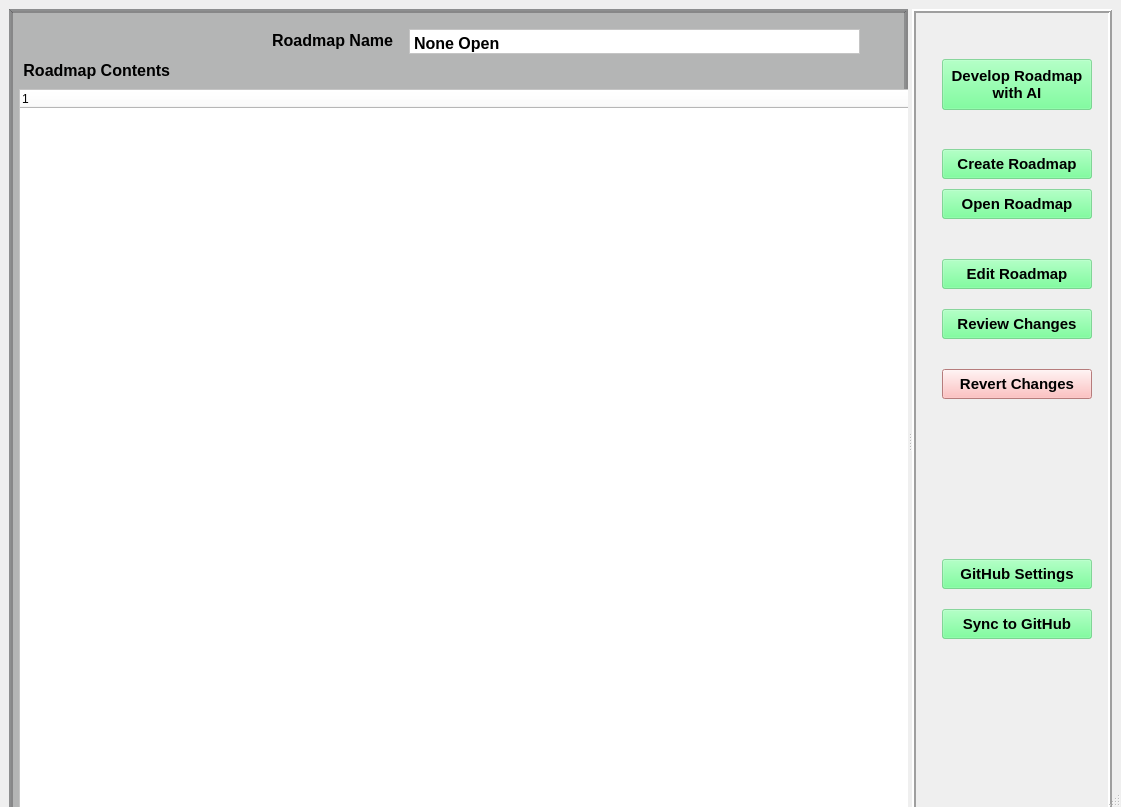
<?xml version="1.0" encoding="UTF-8"?>
<ui version="4.0">
 <class>MainWindow</class>
 <widget class="QMainWindow" name="MainWindow">
  <property name="geometry">
   <rect>
    <x>0</x>
    <y>0</y>
    <width>1121</width>
    <height>807</height>
   </rect>
  </property>
  <property name="minimumSize">
   <size>
    <width>0</width>
    <height>800</height>
   </size>
  </property>
  <property name="maximumSize">
   <size>
    <width>16777215</width>
    <height>16777215</height>
   </size>
  </property>
  <property name="font">
   <font>
    <pointsize>13</pointsize>
   </font>
  </property>
  <property name="focusPolicy">
   <enum>Qt::FocusPolicy::NoFocus</enum>
  </property>
  <property name="windowTitle">
   <string>MainWindow</string>
  </property>
  <property name="layoutDirection">
   <enum>Qt::LayoutDirection::LeftToRight</enum>
  </property>
  <widget class="QWidget" name="centralwidget">
   <property name="minimumSize">
    <size>
     <width>0</width>
     <height>882</height>
    </size>
   </property>
   <property name="sizeIncrement">
    <size>
     <width>0</width>
     <height>0</height>
    </size>
   </property>
   <property name="baseSize">
    <size>
     <width>1000</width>
     <height>1000</height>
    </size>
   </property>
   <layout class="QVBoxLayout" name="verticalLayout">
    <item>
     <widget class="QSplitter" name="splitter">
      <property name="minimumSize">
       <size>
        <width>1000</width>
        <height>800</height>
       </size>
      </property>
      <property name="lineWidth">
       <number>8</number>
      </property>
      <property name="orientation">
       <enum>Qt::Orientation::Horizontal</enum>
      </property>
      <widget class="QFrame" name="Preview">
       <property name="minimumSize">
        <size>
         <width>850</width>
         <height>800</height>
        </size>
       </property>
       <property name="maximumSize">
        <size>
         <width>16777215</width>
         <height>1000</height>
        </size>
       </property>
       <property name="cursor">
        <cursorShape>ArrowCursor</cursorShape>
       </property>
       <property name="contextMenuPolicy">
        <enum>Qt::ContextMenuPolicy::ActionsContextMenu</enum>
       </property>
       <property name="styleSheet">
        <string notr="true">background-color: rgba(43, 45, 48, 77);</string>
       </property>
       <property name="frameShape">
        <enum>QFrame::Shape::Box</enum>
       </property>
       <property name="frameShadow">
        <enum>QFrame::Shadow::Raised</enum>
       </property>
       <property name="lineWidth">
        <number>2</number>
       </property>
       <property name="midLineWidth">
        <number>0</number>
       </property>
       <widget class="QTreeWidget" name="roadmap_Tree">
        <property name="geometry">
         <rect>
          <x>10</x>
          <y>80</y>
          <width>949</width>
          <height>771</height>
         </rect>
        </property>
        <property name="baseSize">
         <size>
          <width>1000</width>
          <height>900</height>
         </size>
        </property>
        <property name="font">
         <font>
          <pointsize>13</pointsize>
          <strikeout>false</strikeout>
         </font>
        </property>
        <property name="styleSheet">
         <string notr="true">background-color: rgb(255, 255, 255);</string>
        </property>
        <column>
         <property name="text">
          <string/>
         </property>
        </column>
       </widget>
       <widget class="QTextEdit" name="textEdit">
        <property name="geometry">
         <rect>
          <x>400</x>
          <y>20</y>
          <width>451</width>
          <height>25</height>
         </rect>
        </property>
        <property name="minimumSize">
         <size>
          <width>200</width>
          <height>0</height>
         </size>
        </property>
        <property name="maximumSize">
         <size>
          <width>701</width>
          <height>25</height>
         </size>
        </property>
        <property name="font">
         <font>
          <pointsize>12</pointsize>
          <bold>true</bold>
         </font>
        </property>
        <property name="cursor" stdset="0">
         <cursorShape>ArrowCursor</cursorShape>
        </property>
        <property name="autoFillBackground">
         <bool>false</bool>
        </property>
        <property name="styleSheet">
         <string notr="true">background-color: rgb(255, 255, 255);</string>
        </property>
        <property name="verticalScrollBarPolicy">
         <enum>Qt::ScrollBarPolicy::ScrollBarAlwaysOff</enum>
        </property>
        <property name="html">
         <string>&lt;!DOCTYPE HTML PUBLIC &quot;-//W3C//DTD HTML 4.0//EN&quot; &quot;http://www.w3.org/TR/REC-html40/strict.dtd&quot;&gt;
&lt;html&gt;&lt;head&gt;&lt;meta name=&quot;qrichtext&quot; content=&quot;1&quot; /&gt;&lt;meta charset=&quot;utf-8&quot; /&gt;&lt;style type=&quot;text/css&quot;&gt;
p, li { white-space: pre-wrap; }
hr { height: 1px; border-width: 0; }
li.unchecked::marker { content: &quot;\2610&quot;; }
li.checked::marker { content: &quot;\2612&quot;; }
&lt;/style&gt;&lt;/head&gt;&lt;body style=&quot; font-family:'Segoe UI'; font-size:12pt; font-weight:700; font-style:normal;&quot;&gt;
&lt;p style=&quot; margin-top:0px; margin-bottom:0px; margin-left:0px; margin-right:0px; -qt-block-indent:0; text-indent:0px;&quot;&gt;None Open&lt;/p&gt;&lt;/body&gt;&lt;/html&gt;</string>
        </property>
        <property name="cursorWidth">
         <number>0</number>
        </property>
        <property name="placeholderText">
         <string>None Open</string>
        </property>
       </widget>
       <widget class="QLabel" name="label">
        <property name="geometry">
         <rect>
          <x>260</x>
          <y>20</y>
          <width>124</width>
          <height>23</height>
         </rect>
        </property>
        <property name="font">
         <font>
          <pointsize>12</pointsize>
          <bold>true</bold>
         </font>
        </property>
        <property name="autoFillBackground">
         <bool>false</bool>
        </property>
        <property name="styleSheet">
         <string notr="true">background-color: rgba(255, 255, 255, 0);</string>
        </property>
        <property name="text">
         <string>Roadmap Name</string>
        </property>
        <property name="alignment">
         <set>Qt::AlignmentFlag::AlignRight|Qt::AlignmentFlag::AlignTrailing|Qt::AlignmentFlag::AlignVCenter</set>
        </property>
       </widget>
       <widget class="QLabel" name="label_2">
        <property name="geometry">
         <rect>
          <x>10</x>
          <y>50</y>
          <width>151</width>
          <height>23</height>
         </rect>
        </property>
        <property name="font">
         <font>
          <pointsize>12</pointsize>
          <bold>true</bold>
         </font>
        </property>
        <property name="autoFillBackground">
         <bool>false</bool>
        </property>
        <property name="styleSheet">
         <string notr="true">background-color: rgba(255, 255, 255, 0);</string>
        </property>
        <property name="text">
         <string>Roadmap Contents</string>
        </property>
        <property name="alignment">
         <set>Qt::AlignmentFlag::AlignRight|Qt::AlignmentFlag::AlignTrailing|Qt::AlignmentFlag::AlignVCenter</set>
        </property>
       </widget>
       <zorder>roadmap_Tree</zorder>
       <zorder>label</zorder>
       <zorder>label_2</zorder>
       <zorder>textEdit</zorder>
      </widget>
      <widget class="QFrame" name="Navigation">
       <property name="minimumSize">
        <size>
         <width>200</width>
         <height>840</height>
        </size>
       </property>
       <property name="maximumSize">
        <size>
         <width>200</width>
         <height>16777215</height>
        </size>
       </property>
       <property name="contextMenuPolicy">
        <enum>Qt::ContextMenuPolicy::ActionsContextMenu</enum>
       </property>
       <property name="styleSheet">
        <string notr="true"/>
       </property>
       <property name="frameShape">
        <enum>QFrame::Shape::Box</enum>
       </property>
       <property name="frameShadow">
        <enum>QFrame::Shadow::Raised</enum>
       </property>
       <property name="lineWidth">
        <number>2</number>
       </property>
       <widget class="QPushButton" name="Open_Roadmap">
        <property name="geometry">
         <rect>
          <x>30</x>
          <y>180</y>
          <width>150</width>
          <height>30</height>
         </rect>
        </property>
        <property name="minimumSize">
         <size>
          <width>133</width>
          <height>0</height>
         </size>
        </property>
        <property name="maximumSize">
         <size>
          <width>155</width>
          <height>16777215</height>
         </size>
        </property>
        <property name="font">
         <font>
          <pointsize>11</pointsize>
          <bold>true</bold>
         </font>
        </property>
        <property name="layoutDirection">
         <enum>Qt::LayoutDirection::LeftToRight</enum>
        </property>
        <property name="autoFillBackground">
         <bool>false</bool>
        </property>
        <property name="styleSheet">
         <string notr="true">background-color: rgba(89, 255, 131, 128);</string>
        </property>
        <property name="text">
         <string>Open Roadmap</string>
        </property>
       </widget>
       <widget class="QPushButton" name="New_Roadmap">
        <property name="geometry">
         <rect>
          <x>30</x>
          <y>140</y>
          <width>150</width>
          <height>30</height>
         </rect>
        </property>
        <property name="minimumSize">
         <size>
          <width>91</width>
          <height>0</height>
         </size>
        </property>
        <property name="maximumSize">
         <size>
          <width>1600</width>
          <height>16777215</height>
         </size>
        </property>
        <property name="font">
         <font>
          <pointsize>11</pointsize>
          <bold>true</bold>
         </font>
        </property>
        <property name="layoutDirection">
         <enum>Qt::LayoutDirection::LeftToRight</enum>
        </property>
        <property name="autoFillBackground">
         <bool>false</bool>
        </property>
        <property name="styleSheet">
         <string notr="true">background-color: rgba(89, 255, 131, 128);</string>
        </property>
        <property name="text">
         <string>Create Roadmap</string>
        </property>
       </widget>
       <widget class="QPushButton" name="edit_roadmap_button">
        <property name="geometry">
         <rect>
          <x>30</x>
          <y>250</y>
          <width>150</width>
          <height>30</height>
         </rect>
        </property>
        <property name="minimumSize">
         <size>
          <width>133</width>
          <height>0</height>
         </size>
        </property>
        <property name="maximumSize">
         <size>
          <width>155</width>
          <height>16777215</height>
         </size>
        </property>
        <property name="font">
         <font>
          <pointsize>11</pointsize>
          <bold>true</bold>
         </font>
        </property>
        <property name="layoutDirection">
         <enum>Qt::LayoutDirection::LeftToRight</enum>
        </property>
        <property name="autoFillBackground">
         <bool>false</bool>
        </property>
        <property name="styleSheet">
         <string notr="true">background-color: rgba(89, 255, 131, 128);</string>
        </property>
        <property name="text">
         <string>Edit Roadmap</string>
        </property>
       </widget>
       <widget class="QPushButton" name="review_button">
        <property name="geometry">
         <rect>
          <x>30</x>
          <y>300</y>
          <width>150</width>
          <height>30</height>
         </rect>
        </property>
        <property name="minimumSize">
         <size>
          <width>133</width>
          <height>0</height>
         </size>
        </property>
        <property name="maximumSize">
         <size>
          <width>155</width>
          <height>16777215</height>
         </size>
        </property>
        <property name="font">
         <font>
          <pointsize>11</pointsize>
          <bold>true</bold>
         </font>
        </property>
        <property name="layoutDirection">
         <enum>Qt::LayoutDirection::LeftToRight</enum>
        </property>
        <property name="autoFillBackground">
         <bool>false</bool>
        </property>
        <property name="styleSheet">
         <string notr="true">background-color: rgba(89, 255, 131, 128);</string>
        </property>
        <property name="text">
         <string>Review Changes</string>
        </property>
       </widget>
       <widget class="QPushButton" name="cancel_button">
        <property name="geometry">
         <rect>
          <x>30</x>
          <y>360</y>
          <width>150</width>
          <height>30</height>
         </rect>
        </property>
        <property name="minimumSize">
         <size>
          <width>133</width>
          <height>0</height>
         </size>
        </property>
        <property name="maximumSize">
         <size>
          <width>155</width>
          <height>16777215</height>
         </size>
        </property>
        <property name="font">
         <font>
          <pointsize>11</pointsize>
          <bold>true</bold>
         </font>
        </property>
        <property name="layoutDirection">
         <enum>Qt::LayoutDirection::LeftToRight</enum>
        </property>
        <property name="autoFillBackground">
         <bool>false</bool>
        </property>
        <property name="styleSheet">
         <string notr="true">background-color: rgba(89, 255, 131, 128);
background-color: rgb(255, 174, 174);</string>
        </property>
        <property name="text">
         <string>Revert Changes</string>
        </property>
       </widget>
       <widget class="QPushButton" name="sync_to_github_button">
        <property name="geometry">
         <rect>
          <x>30</x>
          <y>600</y>
          <width>150</width>
          <height>30</height>
         </rect>
        </property>
        <property name="minimumSize">
         <size>
          <width>133</width>
          <height>0</height>
         </size>
        </property>
        <property name="maximumSize">
         <size>
          <width>155</width>
          <height>16777215</height>
         </size>
        </property>
        <property name="font">
         <font>
          <pointsize>11</pointsize>
          <bold>true</bold>
         </font>
        </property>
        <property name="layoutDirection">
         <enum>Qt::LayoutDirection::LeftToRight</enum>
        </property>
        <property name="autoFillBackground">
         <bool>false</bool>
        </property>
        <property name="styleSheet">
         <string notr="true">background-color: rgba(89, 255, 131, 128);</string>
        </property>
        <property name="text">
         <string>Sync to GitHub</string>
        </property>
       </widget>
       <widget class="QPushButton" name="settings_button">
        <property name="geometry">
         <rect>
          <x>30</x>
          <y>550</y>
          <width>150</width>
          <height>30</height>
         </rect>
        </property>
        <property name="minimumSize">
         <size>
          <width>133</width>
          <height>0</height>
         </size>
        </property>
        <property name="maximumSize">
         <size>
          <width>155</width>
          <height>16777215</height>
         </size>
        </property>
        <property name="font">
         <font>
          <pointsize>11</pointsize>
          <bold>true</bold>
         </font>
        </property>
        <property name="layoutDirection">
         <enum>Qt::LayoutDirection::LeftToRight</enum>
        </property>
        <property name="autoFillBackground">
         <bool>false</bool>
        </property>
        <property name="styleSheet">
         <string notr="true">background-color: rgba(89, 255, 131, 128);</string>
        </property>
        <property name="text">
         <string>GitHub Settings</string>
        </property>
       </widget>
       <widget class="QPushButton" name="gpt_planner_button">
        <property name="geometry">
         <rect>
          <x>30</x>
          <y>50</y>
          <width>150</width>
          <height>51</height>
         </rect>
        </property>
        <property name="minimumSize">
         <size>
          <width>91</width>
          <height>0</height>
         </size>
        </property>
        <property name="maximumSize">
         <size>
          <width>1600</width>
          <height>16777215</height>
         </size>
        </property>
        <property name="font">
         <font>
          <pointsize>11</pointsize>
          <bold>true</bold>
         </font>
        </property>
        <property name="layoutDirection">
         <enum>Qt::LayoutDirection::LeftToRight</enum>
        </property>
        <property name="autoFillBackground">
         <bool>false</bool>
        </property>
        <property name="styleSheet">
         <string notr="true">background-color: rgba(89, 255, 131, 128);</string>
        </property>
        <property name="text">
         <string>Develop Roadmap
with AI</string>
        </property>
       </widget>
      </widget>
     </widget>
    </item>
   </layout>
  </widget>
  <widget class="QMenuBar" name="menubar">
   <property name="geometry">
    <rect>
     <x>0</x>
     <y>0</y>
     <width>1121</width>
     <height>33</height>
    </rect>
   </property>
  </widget>
  <widget class="QStatusBar" name="statusbar"/>
 </widget>
 <tabstops>
  <tabstop>roadmap_Tree</tabstop>
 </tabstops>
 <resources/>
 <connections/>
</ui>
